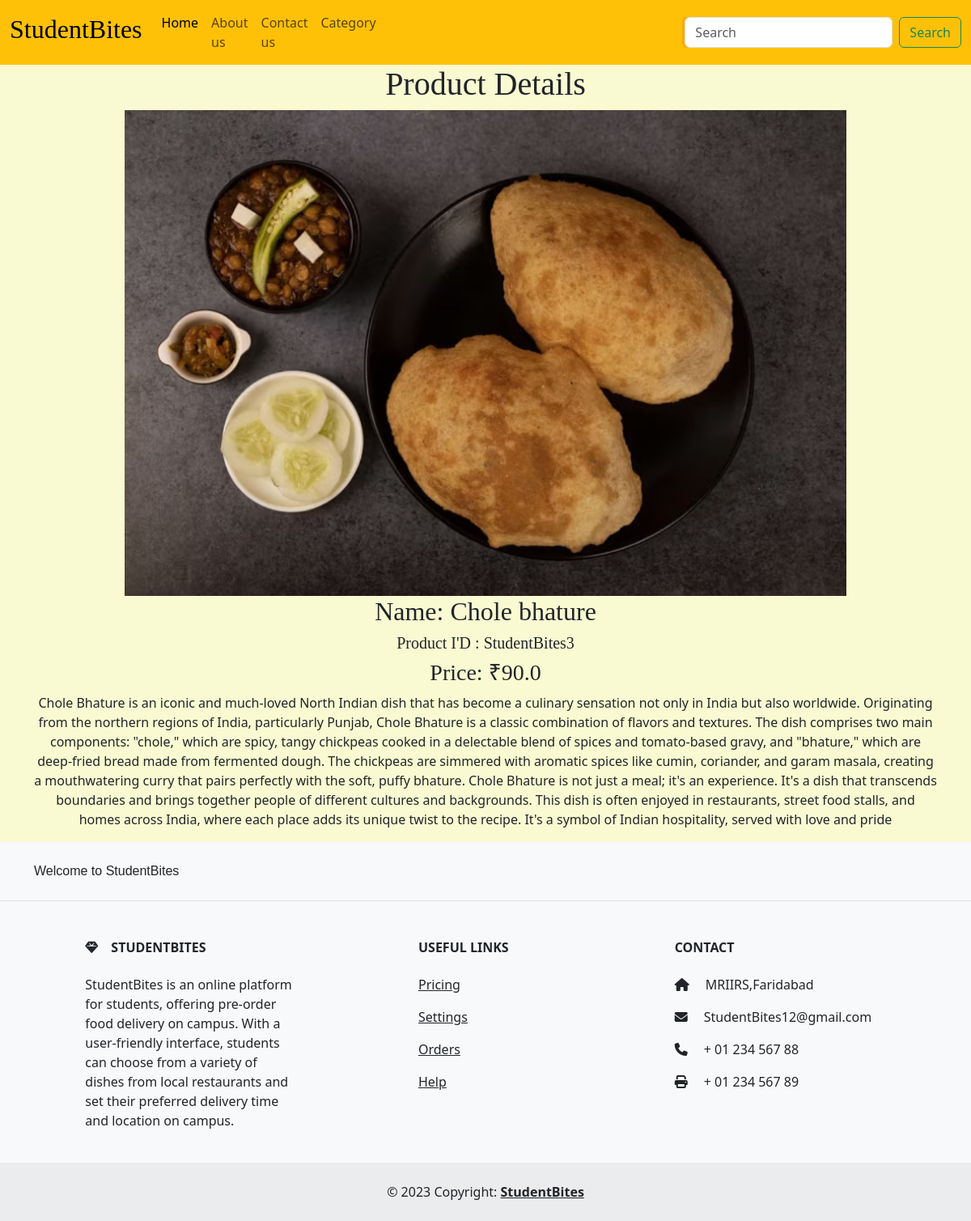
Screenshot of /3 (signed in) with the database file from the repository.
### test1/models.py (models this page shows, shortened)
class Product(models.Model):
    title = models.CharField(max_length=30)
    description = models.CharField(max_length=10000)
    price = models.FloatField(max_length=20)
    product_id = models.CharField(max_length=30,unique=True)
    img = models.ImageField(upload_to='images/')
    category = models.CharField(max_length=30)

### test1/views.py (the view)
# urls.py: path('<int:pid>', views.details, name='details'),
def details(request,pid):
    if request.user.is_authenticated:
        myproduct = get_object_or_404(Product,pk=pid)
        return render (request,'test1/details.html',{'z':myproduct})
    else:
        return redirect ('loginuser')

### test1/templates/test1/details.html (shortened to what this page needs)
<!DOCTYPE html>
<html lang="en">
<head>
</head>
<body style="background-color:lightgoldenrodyellow;">
    {% include 'test1/navbar.html' %}
    <div class="container text-center">
        <h1 style="font-family:initial;">Product Details</h1>
        <img src="{{ z.img.url }}" style="width: 80%;height: 600px; object-fit: cover;object-position: 25% 75%;">
        <div style="font-family: initial;">
        <h2>Name: {{ z.title }}</h2>
        <h5>Product I'D : {{ z.product_id }}</h5>
        <h3>Price: ₹{{ z.price }}</h3>
    </div>
        <p>{{ z.description }}</p>
    </div>
    {% include 'test1/footer.html' %}
</body>
</html>

### rows the page displays
Product: img (picture), title "Chole bhature", product_id "StudentBites3", price "90.0", description "Chole Bhature is an iconic and much-loved North Indian dish that has become a culinary sensation not only in India but also worldwide. Originating from the northern regions of India, particularly Punjab, Chole Bhature is a classic combination of flavors and textures. The dish comprises two main components: \"chole,\" which are spicy, tangy chickpeas cooked in a delectable blend of spices and tomato-based gravy, and \"bhature,\" which are deep-fried bread made from fermented dough. The chickpeas are simmered with aromatic spices like cumin, coriander, and garam masala, creating a mouthwatering curry that pairs perfectly with the soft, puffy bhature. Chole Bhature is not just a meal; it's an…"
